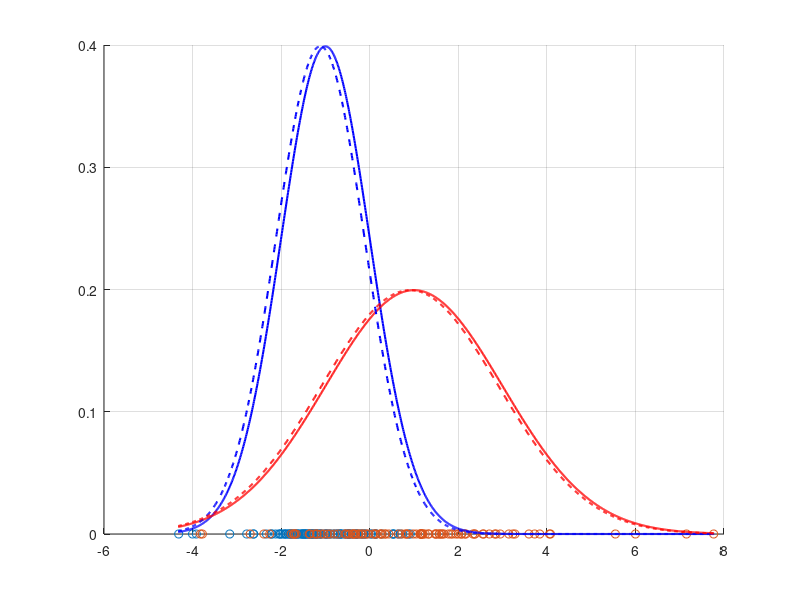

MATLAB code for this plot: (Note: this script raises an error after producing the figure.)
clearvars;
close all;

%% All samples and underlying distributions 
% comment/ uncomment whichever you want to test

N = 100;
nc = 2; % number of classes
real_mu1 = -1;
real_mu2 = 1;
real_sigma1 = 1; % std dev
real_sigma2 = 2; % std dev

% Normal underlying distribution
X1 = normrnd(real_mu1,real_sigma1, [N, 1]);
X2 = normrnd(real_mu2,real_sigma2, [N, 1]);
minX = min([X1;X2]);
maxX = max([X1;X2]);
range = (minX-0.01):0.01:(maxX+0.01);
real_pdf1 = normpdf(range, real_mu1, real_sigma1);
real_pdf2 = normpdf(range, real_mu2, real_sigma2);

% Uniform underlying distribution
% a1 = real_mu1 - sqrt(3)*real_sigma1;
% b1 = real_mu1 + sqrt(3)*real_sigma1;
% X1 = unifrnd(a1, b1, [N 1]);
% a2 = real_mu2 - sqrt(3)*real_sigma2;
% b2 = real_mu2 + sqrt(3)*real_sigma2;
% X2 = unifrnd(a2, b2, [N 1]);
% range = (min(a1, a2)-0.1):0.01:(max(b1, b2)+0.1);
% real_pdf1 = unifpdf(range, a1, b1);
% real_pdf2 = unifpdf(range, a2, b2);

fig = figure; hold on; grid;
scatter(X1, zeros(N,1), 'blue');
scatter(X2, zeros(N,1), 'red');
plot(range, real_pdf1, 'blue', 'LineWidth', 1.5);
plot(range, real_pdf2, 'red', 'LineWidth', 1.5);

%% Estimating with all samples
all_sample_mean1 = mean(X1);
all_sample_mean2 = mean(X2);
all_sample_var1 = var(X1);
all_sample_var2 = var(X2);
full_est_norm1 = normpdf(range, all_sample_mean1, real_sigma1);
full_est_norm2 = normpdf(range, all_sample_mean2, real_sigma2);

plot(range, full_est_norm1, '--b', 'LineWidth', 1.5);
plot(range, full_est_norm2, '--r', 'LineWidth', 1.5);

%% Create single partially labeled dataset
nl = 5;
nu = N-nl;

labeled = [randperm(N, nl), N+randperm(N, nl)];
y = zeros(2*N, 1);
y(labeled) = [ones(nl,1); 2*ones(nl,1)];

%% EM algorithm
X = [X1; X2];
[mu, sigma, pi] = simpleEM_GMM(X, y, nc);

%% Compare output to real distribution and to all labeled training set
figure(fig); hold on;
est_norm1 = normpdf(range, mu(1), sigma(1));
est_norm2 = normpdf(range, mu(2), sigma(2));
plot(range, est_norm1, '--c', 'LineWidth', 1.5);
plot(range, est_norm2, '--m', 'LineWidth', 1.5);

legend({'Samples class 1', 'Samples class 2', 'True dist class 1', 'True dist class 2', ...
    'Est dist from all samples class 1', 'Est dist from all samples class 2', ...
    'Est dist EM class 1', 'Est dist EM class 2'})
